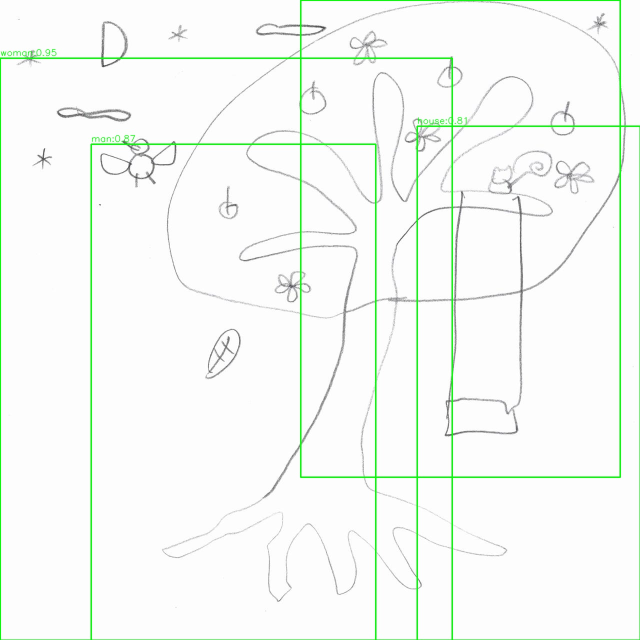
#> input picture 나무_10_남_00013_pred.jpg, 1280 x 1280 px, given as the content of the folder /content/data/원천데이터/TS1/result/medicine/images, which was not available (shown at 1/2 size); the run also reads 1 picture not shown here
$ jupyter execute --allow-errors '의약품_최종.ipynb'   (shell and % lines are left out)   (text cells are left out)
#> lines starting #> are read from the running program, lines starting #| are printed output that depends on the picture; after the words box and inside, x2 and y2 are one past the last pixel; in counts of white or black regions, pixels touching at a corner belong together; pictures that were not available may be replaced by others from this repository, and a replacement may not be noted
[cell 1]

# cuDNN 경로 완전히 우회 (속도 조금↓, 안정성↑)

# 메모리/커널 안정화

[cell 2]
import os
import zipfile
import shutil
import random
import cv2
import json
import matplotlib.pyplot as plt
import csv
import paddle
import subprocess, shlex, sys
import json, re, numpy as np
from paddleocr import PaddleOCR, draw_ocr
from PIL import Image
from tqdm import tqdm
from pathlib import Path
from rapidfuzz.distance import Levenshtein
from math import atan2, degrees

[cell 3]
from google.colab import drive
drive.mount('/content/drive')

[cell 4]
# 초기화 후 CP949로 해제

[cell 5]
# === A. Manifest 기반 분할 + copy materialize (jpg/json만) ===
import pandas as pd


random.seed(2025)

# 원본 경로(고정)
IMG_SRC = Path("/content/data/원천데이터/TS1/result/medicine/images")
ANN_SRC = Path("/content/data/라벨링데이터/TL1/result/medicine/annotations")

# 분할 결과물 경로(원본 보존)
IMG_DST_ROOT = Path("/content/data/원천데이터/TS1")
ANN_DST_ROOT = Path("/content/data/라벨링데이터/TL1")
for p in [IMG_DST_ROOT, ANN_DST_ROOT]:
    for s in ["train", "val", "test"]:
        (p/s).mkdir(parents=True, exist_ok=True)

# 확장자 제한
IMG_EXTS = {".jpg"}
ANN_EXTS = {".json"}

# manifest / split csv / 리포트 경로
MANIFEST_DIR = Path("/content/manifests"); MANIFEST_DIR.mkdir(parents=True, exist_ok=True)
MANIFEST_CSV = MANIFEST_DIR / "ts1_tl1_manifest.csv"
SPLIT_CSVS = {k: MANIFEST_DIR / f"split_{k}.csv" for k in ["train","val","test"]}
REPORT_DIR = Path("/content/pretrained_results/report"); REPORT_DIR.mkdir(parents=True, exist_ok=True)
PROBLEM_CSV = REPORT_DIR / "annotation_problems.csv"

def list_files(root: Path, exts: set[str]) -> list[Path]:
    exts = {e.lower() for e in exts}
    return [p for p in root.rglob("*") if p.is_file() and p.suffix.lower() in exts]

def rel_to(base: Path, p: Path) -> Path:
    try: return p.relative_to(base)
    except Exception: return p.resolve()

def find_ann_for(img_rel: Path):
    # 1) 동일 상대경로(확장자만 .json)
    cand = (ANN_SRC / img_rel).with_suffix(".json")
    if cand.exists(): return cand
    # 2) stem 검색(여러 개면 모호)
    hits = list(ANN_SRC.rglob(img_rel.stem + ".json"))
    if len(hits) == 1: return hits[0]
    if len(hits) > 1:  return "AMBIGUOUS"
    return None

[cell 6]
# 스캔 & 매칭
rows, missing, ambiguous = [], 0, 0
for img_abs in list_files(IMG_SRC, IMG_EXTS):
    img_rel = rel_to(IMG_SRC, img_abs)
    ann = find_ann_for(img_rel)
    status = "ok"; ann_abs = None
    if ann is None:
        status = "ann_missing"; missing += 1
    elif ann == "AMBIGUOUS":
        status = "ann_ambiguous"; ambiguous += 1
    else:
        ann_abs = ann
    rows.append({
        "image_rel": str(img_rel).replace("\\","/"),
        "image_abs": str(img_abs.resolve()),
        "ann_rel": str(rel_to(ANN_SRC, ann_abs)).replace("\\","/") if isinstance(ann_abs, Path) else "",
        "ann_abs": str(ann_abs.resolve()) if isinstance(ann_abs, Path) else "",
        "status": status
    })

manifest = pd.DataFrame(rows)
#> (the rest of this cell did not finish here and is left out)

[cell 7]
# 분할(8/1/1) — status=ok만 사용
usable = manifest[manifest["status"]=="ok"].sample(frac=1.0, random_state=2025).reset_index(drop=True)
n = len(usable); tr, va = int(n*0.8), int(n*0.9)
splits = {"train": usable.iloc[:tr], "val": usable.iloc[tr:va], "test": usable.iloc[va:]}

#> (the rest of this cell did not finish here and is left out)

[cell 8]

# PaddlePaddle GPU (CU11.8 빌드) — CUDA 12.4 드라이버에서 동작

# PaddleOCR (의존성 자동설치 막고 최소만)

# OCR 추론에 필요한 최소 부가 의존성 (SciPy/Skimage 제외)

[cell 9]
# 만약 2.0.2 면?
# 현재 numpy 제거

# 호환 버전 설치

[cell 10]
import paddle, numpy as np, cv2
from paddleocr import PaddleOCR

print("CUDA compiled:", paddle.device.is_compiled_with_cuda())
#> (this line was passed over: paddle is not available in this run)
print("GPU count:", paddle.device.cuda.device_count())
#> (this line was passed over: paddle is not available in this run)
print("np/opencv/paddle:", np.__version__, cv2.__version__, paddle.__version__)

[cell 11]
RAW_SPLIT_IMG_ROOT = Path("/content/data/원천데이터/TS1")
RAW_SPLIT_ANN_ROOT = Path("/content/data/라벨링데이터/TL1")

# 미학습 출력 폴더(기존 유지)
PRETRAINED_OUT_DIR = Path("/content/pretrained_results")
(PRETRAINED_OUT_DIR/"images").mkdir(parents=True, exist_ok=True)
(PRETRAINED_OUT_DIR/"csv").mkdir(parents=True, exist_ok=True)

# jpg만 처리
IMG_EXTS = {".jpg"}

[cell 12]
# 1. 안전한 이미지 읽기
def safe_imread(path):
    path = str(path)
    data = np.fromfile(path, dtype=np.uint8)
    return cv2.imdecode(data, cv2.IMREAD_COLOR)
#> returned value is the input picture: shape (1280, 1280, 3); mean B, G, R 245.5, 250.1, 245.5

# 2. 안전한 이미지 저장
def safe_imsave(path, img):
    path = Path(path)
    path.parent.mkdir(parents=True, exist_ok=True)
    ext = path.suffix.lower() or ".jpg"
    ok, buf = cv2.imencode(ext, img)
    if ok:
        buf.tofile(str(path))

# 3. 리사이즈 (긴 변 기준)
def normalize_size(img, max_long=1280):
#> called with max_long = 1280
    h, w = img.shape[:2]
    long_side = max(h, w)
    if long_side <= max_long:
        return img
    scale = max_long / long_side
    new_w, new_h = int(w * scale), int(h * scale)
    return cv2.resize(img, (new_w, new_h), interpolation=cv2.INTER_AREA)

# 4. 그레이스케일 변환
def to_gray(img):
    if len(img.shape) == 2:
        return img
    return cv2.cvtColor(img, cv2.COLOR_BGR2GRAY)
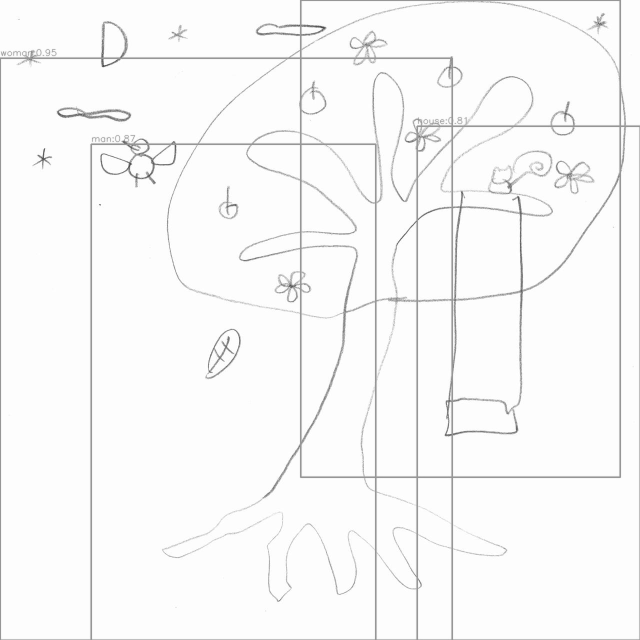
#> returned value: shape (1280, 1280) (shown at 1/2 size); min 28, max 255, mean 248.2

# 5. 가우시안 블러
def denoise_gaussian(img, ksize=3):
#> called with ksize = 3
    k = max(3, int(ksize) | 1)  # 홀수 보정
    return cv2.GaussianBlur(img, (k, k), 0)

# 6. CLAHE + 오츠 이진화
def enhance_contrast_and_binarize(img, clip_limit=2.0, tile_grid_size=(8,8)):
#> called with clip_limit = 2, tile_grid_size = (8, 8)
    clahe = cv2.createCLAHE(clipLimit=clip_limit, tileGridSize=tile_grid_size)
    enhanced = clahe.apply(img)
    _, binary = cv2.threshold(enhanced, 0, 255, cv2.THRESH_BINARY + cv2.THRESH_OTSU)
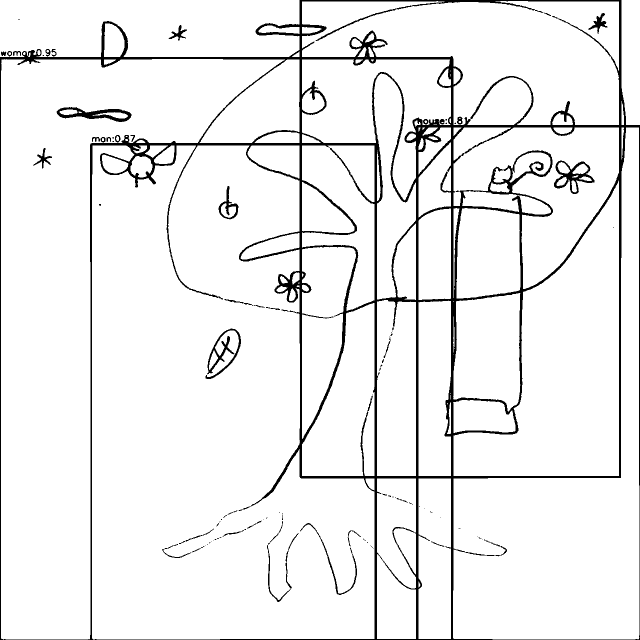
#> binary: shape (1280, 1280) (shown at 1/2 size); 93.7% white; 93 black regions (53 under 20 px), largest, box (x1, y1, x2, y2) and area: (0, 0, 1280, 1280) 91575, (113, 214, 263, 244) 1881, (1108, 321, 1189, 388) 1686
    return binary

[cell 13]
def preprocess_image_pipeline(input_path, output_path,
                               max_long=1280,
                               blur_ksize=3,
                               clahe_clip=2.0,
                               clahe_tile=(8,8)):
    # 1. 로드
    img = safe_imread(input_path)
    if img is None:
        raise FileNotFoundError(f"이미지를 불러올 수 없음: {input_path}")

    # 2. 리사이즈
    img = normalize_size(img, max_long=max_long)

    # 3. 그레이스케일
    gray = to_gray(img)

    # 4. 가우시안 블러
    blurred = denoise_gaussian(gray, ksize=blur_ksize)

    # 5. CLAHE + 오츠 이진화
    final = enhance_contrast_and_binarize(blurred,
                                          clip_limit=clahe_clip,
                                          tile_grid_size=clahe_tile)

    # 6. 저장
    safe_imsave(output_path, final)
    return final

[cell 14]
PREVIEW_DIR = Path("/content/data/preview")
PREVIEW_DIR.mkdir(parents=True, exist_ok=True)

# 하나 뽑아서 보기
def list_jpgs(root: Path):
    return [p for p in root.rglob("*.jpg") if p.suffix.lower() in IMG_EXTS]

def show_random_preprocess():
    # train/val/test 전체에서 무작위 1장
    all_imgs = list_jpgs(RAW_SPLIT_IMG_ROOT)
    if not all_imgs:
        raise FileNotFoundError(f"이미지를 찾을 수 없음: {RAW_SPLIT_IMG_ROOT}")

    img_path = random.choice(all_imgs)

    # 출력 경로
    out_path = PREVIEW_DIR / f"{img_path.stem}_preprocessed.jpg"

    # 전처리 실행 (저장까지 수행)
    _ = preprocess_image_pipeline(input_path=img_path, output_path=out_path)

    # 시각화: 원본(BGR→RGB), 전처리(단일채널→RGB 변환)
    orig = safe_imread(img_path)
    if orig is None:
        raise FileNotFoundError(f"이미지 로드 실패: {img_path}")
    orig_rgb = cv2.cvtColor(orig, cv2.COLOR_BGR2RGB)

    proc = cv2.imdecode(np.fromfile(str(out_path), dtype=np.uint8), cv2.IMREAD_UNCHANGED)
    if proc is None:
        raise FileNotFoundError(f"전처리 결과 로드 실패: {out_path}")
    if proc.ndim == 2:
        proc_rgb = cv2.cvtColor(proc, cv2.COLOR_GRAY2RGB)
    else:
        proc_rgb = cv2.cvtColor(proc, cv2.COLOR_BGR2RGB)

    # 플롯
    plt.figure(figsize=(12,5))
    plt.subplot(1,2,1); plt.imshow(orig_rgb); plt.title(f"Original\n{img_path.name}"); plt.axis("off")
    plt.subplot(1,2,2); plt.imshow(proc_rgb); plt.title(f"Preprocessed\n{out_path.name}"); plt.axis("off")
    plt.tight_layout()
    plt.show()
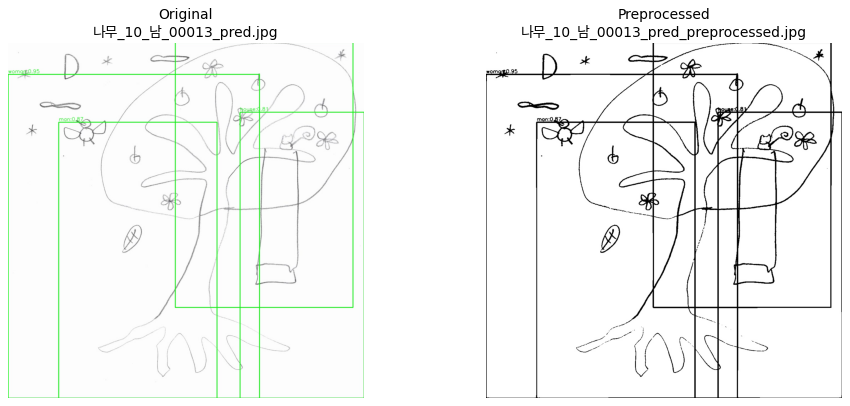
#> figure drawn by matplotlib, 2 panels
#> (the rest of the program and of its run is left out)
